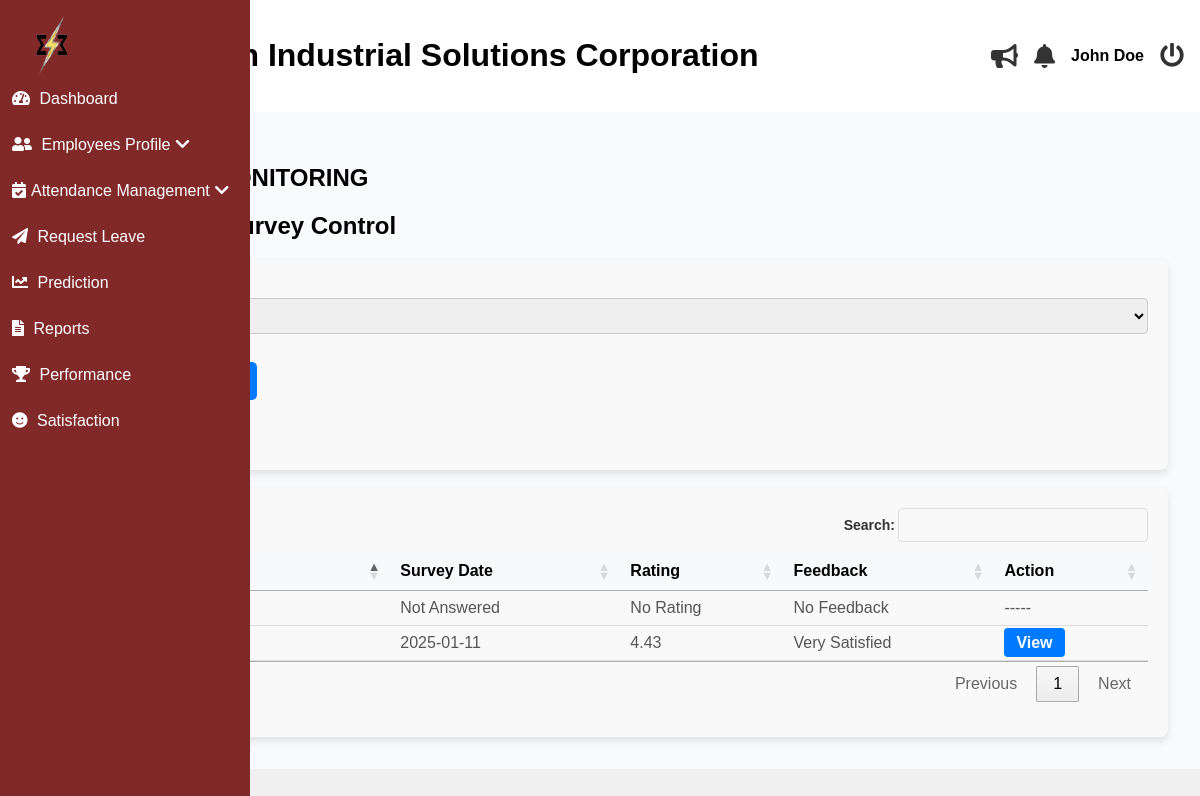
The page /admin/satisfaction.php (signed in) on the database as committed earlier.
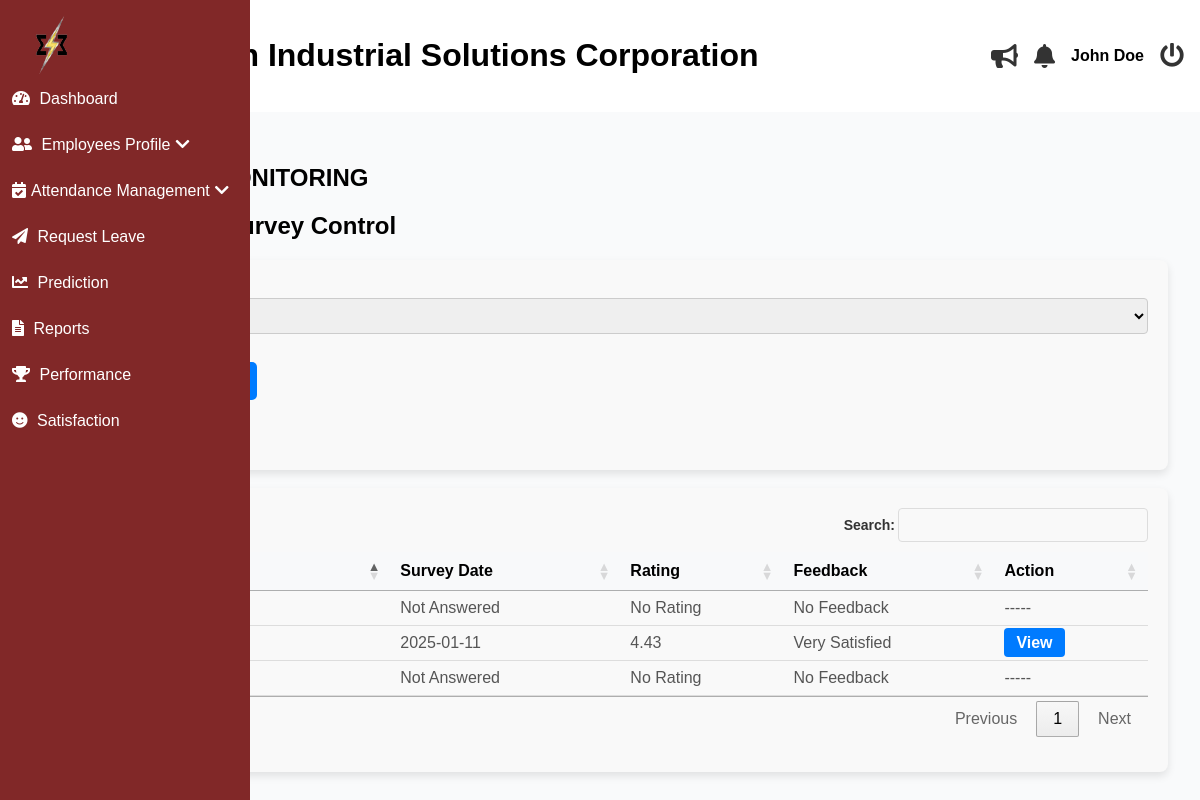
The same page on the database as committed later.
### tables this page shows
CREATE TABLE `job_satisfaction_form_status` (
  `status_id` int(11) NOT NULL,
  `status` enum('Open','Closed') NOT NULL DEFAULT 'Closed'
);

CREATE TABLE `employees` (
  `id` int(11) NOT NULL,
  `last_name` varchar(255) NOT NULL,
  `first_name` varchar(255) NOT NULL,
  `middle_name` varchar(255) NOT NULL,
  `suffix` varchar(255) NOT NULL,
  `gender` varchar(32) NOT NULL,
  `email` varchar(100) NOT NULL,
  `position` varchar(255) NOT NULL,
  `hire_date` date NOT NULL,
  `department` varchar(255) NOT NULL,
  `employment_status` varchar(255) NOT NULL,
  `employee_id` int(20) NOT NULL,
  `user_type` int(11) NOT NULL DEFAULT 2 COMMENT '1=admin, 2=staff, 3=super admin',
  `password` varchar(255) NOT NULL,
  `e_status` int(11) NOT NULL DEFAULT 1,
  `date_of_birth` date DEFAULT NULL,
  `contact_number` varchar(20) DEFAULT NULL,
  `perma_address` text DEFAULT NULL,
  `civil_status` varchar(10) DEFAULT NULL,
  `sss_number` varchar(15) DEFAULT NULL,
  `philhealth_number` varchar(15) DEFAULT NULL,
  `pagibig_number` varchar(15) DEFAULT NULL,
  `tin_number` varchar(15) DEFAULT NULL,
  `emergency_contact_name` varchar(50) DEFAULT NULL,
  `emergency_contact_number` varchar(15) DEFAULT NULL,
  `educational_background` enum('High School Graduate','Vocational Graduate','College Undergraduate','College Graduate','Postgraduate') DEFAULT NULL,
  `skills` text DEFAULT NULL,
  `username` varchar(255) NOT NULL,
  `sick_leave` int(11) NOT NULL DEFAULT 0,
  `vacation_leave` int(11) NOT NULL DEFAULT 0,
  `maternity_leave` int(11) NOT NULL DEFAULT 0,
  `paternity_leave` int(11) NOT NULL DEFAULT 0,
  `medical` mediumblob DEFAULT NULL,
  `tor` mediumblob DEFAULT NULL,
  `nbi_clearance` mediumblob DEFAULT NULL,
  `resume` mediumblob DEFAULT NULL,
  `prc` mediumblob DEFAULT NULL,
  `others` mediumblob DEFAULT NULL,
  `is_archived` tinyint(1) DEFAULT 0
);

CREATE TABLE `job_satisfaction_surveys` (
  `survey_id` int(11) NOT NULL,
  `employee_id` int(20) NOT NULL,
  `survey_date` date NOT NULL,
  `questions` longtext NOT NULL CHECK (json_valid(`questions`)),
  `overall_rating` decimal(5,2) NOT NULL,
  `rating_description` varchar(50) GENERATED ALWAYS AS (case when `overall_rating` between 4.00 and 5.00 then 'Very Satisfied' when `overall_rating` between 3.00 and 3.99 then 'Neutral' when `overall_rating` between 1.00 and 2.99 then 'Very Dissatisfied' else 'Undefined' end) VIRTUAL
);

### admin/satisfaction.php (the view, shortened to what this page needs)
<?php include('header.php'); ?>
<?php include('includes/sideBar.php'); ?>
<link rel="stylesheet" href="https://cdn.datatables.net/1.13.5/css/jquery.dataTables.min.css" />
<main class="main-content">
    <section id="dashboard">
        <h2>SATISFACTION MONITORING</h2>
        <?php
        $conn = mysqli_connect('localhost', 'root', '', 'esetech');
        $status_sql = "SELECT status FROM job_satisfaction_form_status WHERE status_id = 1";
        $status_result = mysqli_query($conn, $status_sql);
        if ($status_result && mysqli_num_rows($status_result) > 0) {
            $status_row = mysqli_fetch_assoc($status_result);
            $current_status = $status_row['status'];
        } else {
            $current_status = 'Closed';
        }
        ?>
        <h2>Job Satisfaction Survey Control</h2>
        <form method="POST" class="evaluation-form">
            <div class="form-group">
            <label for="status">Survey Status:</label>
            <select name="status" id="status">
                <option value="Open" <?php echo ($current_status == 'Open') ? 'selected' : ''; ?>>Open</option>
            </select>
            <br><br>
            <button type="submit">Update Survey Status</button>
        </form>
        <p>Current Form Status: <?php echo $current_status; ?></p>
    </div>
    <br>
        <form method="POST" class="evaluation-form">
            <div class="form-group">
        <?php
        $query = "
            SELECT
                e.employee_id,
                CONCAT(e.first_name, ' ', e.middle_name, ' ', e.last_name) AS full_name,
                ss.survey_id,
                ss.survey_date,
                ss.overall_rating,
                ss.rating_description
            FROM employees e
            LEFT JOIN job_satisfaction_surveys ss
            ON e.employee_id = ss.employee_id
        ";
        $result = mysqli_query($conn, $query);
        if ($result) {
            echo '<table id="myTable">';
            echo '<thead><tr><th>Employee Name</th><th>Survey Date</th><th>Rating</th><th>Feedback</th><th>Action</th></tr></thead>';
            echo '<tbody>';
            while ($row = mysqli_fetch_assoc($result)) {
                echo '<tr>';
                echo '<td>' . htmlspecialchars($row['full_name']) . '</td>';
                echo '<td>' . ($row['survey_date'] ? $row['survey_date'] : 'Not Answered') . '</td>';
                echo '<td>' . ($row['overall_rating'] ? $row['overall_rating'] : 'No Rating') . '</td>';
                echo '<td>' . ($row['rating_description'] ? $row['rating_description'] : 'No Feedback') . '</td>';
                if ($row['survey_date'] != null || $row['overall_rating'] != null || $row['rating_description'] != null) {
                    echo '<td>'
                        . '<div class="action-buttons">'
                            . '<a href="view_satisfaction?id=' . $row['survey_id'] . '" class="btn">View</a>'
                        . '</div>'
                    . '</td>';
                } else {
                    echo '<td>-----</td>';
                }
                echo '</tr>';
            }
            echo '</tbody>';
            echo '</table>';
        }
        ?>
        </div>
    </form>
<?php include('footer.php'); ?>

### admin/header.php (shortened to what this page needs)
<!DOCTYPE html>
<html lang="en">
<head>
    <link rel="stylesheet" href="css/styles.css">
    <link rel="stylesheet" href="https://cdnjs.cloudflare.com/ajax/libs/font-awesome/5.15.4/css/all.min.css">
</head>
<body>
<header>
    <div class="logo">
        <h1>ESE-Tech Industrial Solutions Corporation</h1>
    </div>
    <div class="header-right">
        <i class="fas fa-bullhorn"></i>
        <i class="fas fa-bell"></i>
        <div class="profile">
            <strong>
                <?php echo isset($_SESSION['fullname']) ? htmlspecialchars($_SESSION['fullname']) : 'Guest'; ?>
            </strong>
        </div>
        <a href="./logout" class="logout-button">
            <i class="fas fa-power-off"></i>
        </a>
    </div>
</header>
<div class="container">

### admin/includes/sideBar.php (shortened to what this page needs)
<nav class="sidebar">
    <div class="sidebar-content">
        <div class="logo">
            <img src="images/logo1.png" alt="ESE-Tech Logo">
        </div>
        <ul>
            <li><a href="./dashboard"><i class="fas fa-tachometer-alt"></i> Dashboard</a></li>
            <li class="dropdown">
                <a href="javascript:void(0);" class="dropdown-toggle">
                    <i class="fas fa-user-friends"></i> Employees Profile<i class="fas fa-chevron-down toggle-icon"></i>
                </a>
            </li>
            <li class="dropdown">
                <a href="javascript:void(0);" class="dropdown-toggle">
                    <i class="fas fa-calendar-check"></i>Attendance Management<i class="fas fa-chevron-down toggle-icon"></i>
                </a>
            </li>
            <li><a href="./leave"><i class="fas fa-paper-plane"></i> Request Leave</a></li>
            <li><a href="./predict"><i class="fas fa-chart-line"></i> Prediction</a></li>
            <li><a href="./reports"><i class="fas fa-file-alt"></i> Reports</a></li>
            <li><a href="./performance-evaluation"><i class="fas fa-trophy"></i> Performance</a></li>
            <li><a href="./satisfaction"><i class="fas fa-smile"></i> Satisfaction</a></li>
        </ul>
    </div>
</nav>

### admin/footer.php (shortened to what this page needs)
</body>
</html>

### admin/css/styles.css (style rules this page uses)
* { text-decoration: none; }
body { font-family: Arial, sans-serif; margin: 0; padding: 0; background-color: #f0f0f0; }
header { background-color: #fff; padding: 1rem; display: flex; justify-content: space-between; align-items: center; box-shadow: 0 2px 5px rgba(0, 0, 0, 0.1); }
.main-content { flex-grow: 1; padding: 2rem; background-color: #f9fafb; }
.form-control, select, textarea { width: 100%; padding: 8px; border-radius: 5px; border: 1px solid #ccc; box-sizing: border-box; }
button[type="submit"] { padding: 12px 20px; border: none; border-radius: 5px; background-color: #007bff; color: #fff; font-weight: bold; cursor: pointer; transition: background-color 0.3s ease; margin-top: 10px; }
table { width: 100%; border-collapse: collapse; margin-top: 15px; }
table th, table td { padding: 12px; border-bottom: 1px solid #ddd; text-align: left; }
table th { background-color: #f8f9fa; font-weight: bold; }
.action-buttons .btn { padding: 6px 12px; border-radius: 4px; color: #fff; background-color: #007bff; text-decoration: none; font-weight: bold; margin-right: 5px; }
.form-group { margin-bottom: 1rem; }
.btn { padding: 10px 20px; font-size: 16px; border: none; cursor: pointer; border-radius: 5px; }
.header-right { display: flex; align-items: center; gap: 1rem; }
.header-right i { font-size: 1.5rem; color: #333; cursor: pointer; }
.header-right .profile { display: flex; align-items: center; cursor: pointer; }
.logo { display: flex; align-items: center; }
.logo img { width: 80px; margin-right: 1rem; }
.container { display: flex; }
.sidebar { position: fixed; top: 0; left: 0; height: 100%; width: 250px; background-color: #812828; color: #fff; overflow-x: hidden; transform: translateX(-250px); transition: transform 0.3s ease-in-out; z-index: 1000; }
.sidebar-content { padding: 12px; }
.sidebar ul { list-style: none; color: #fff; text-decoration: none; margin: 0; padding: 0; }
.sidebar ul li a { text-decoration: none; color: white; padding: 14px 0; display: block; transition: background-color 0.3s ease; }
.sidebar ul li i { margin-right: 5px; }
.sidebar ul li .fa-chevron-down { margin-right: 0; margin-left: 5px; }
.btn { padding: 8px 16px; border-radius: 5px; background-color: #007bff; color: white; border: none; cursor: pointer; font-weight: 600; }

### admin/satisfaction.php (style rules this page uses)
.evaluation-form { max-width: 1500px; margin: 0 auto; padding: 20px; border-radius: 8px; background-color: #f9f9f9; box-shadow: 0 4px 8px rgba(0, 0, 0, 0.1); }
.evaluation-form .form-group { margin-bottom: 15px; }
.evaluation-form label { font-weight: bold; font-size: 14px; color: #333; }
.evaluation-form input, .evaluation-form select, .evaluation-form textarea { width: 100%; padding: 8px; font-size: 14px; border: 1px solid #ccc; border-radius: 4px; }
.evaluation-form button { padding: 10px 20px; background-color: #007bff; color: white; border: none; border-radius: 5px; font-size: 16px; cursor: pointer; }
table { width: 100%; border-collapse: collapse; }
th, td { padding: 10px; text-align: left; border-bottom: 1px solid #ddd; }
th { background-color: #f2f2f2; }
td { color: #555; }

Rows that differ between the two databases and show on the page:
added employees: shows "Not Answered", shows "No Rating", shows "No Feedback"
